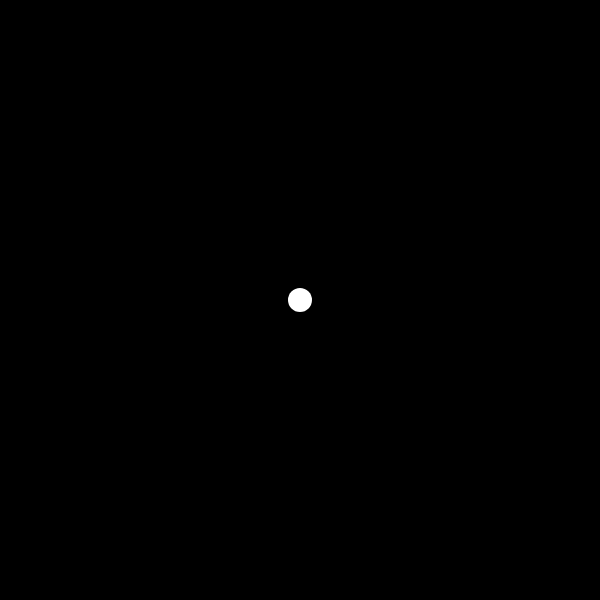
Frame 1 (no input)
Frame 60 (no input): identical to frame 1, image omitted
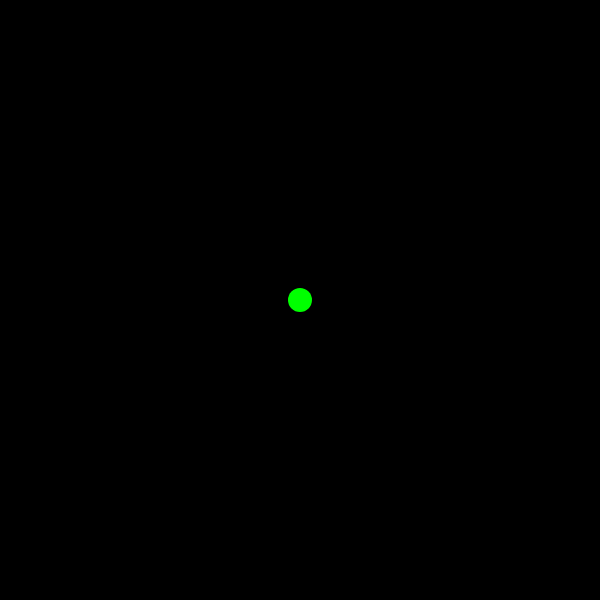
Frame 120 (the mouse pressed at the canvas centre since frame 60)

The p5.js sketch that drew these frames (run headless with seeded random() and noise() and a simulated clock; from frame 60 on, the mouse is pressed at the canvas centre):

// p5.js sketch
// ── sketch.js
// Drag — example approach

// globals
let px, py;
let dragging = false;
let trail = [];
let color_circle = '#ffffff'; // signal color — use only when justified
let color_signal_circle = '#00ff00'; // signal color — use only when justified
let size_circle = 24;

// setup
function setup() {

  // init canvas
  createCanvas(600, 600);
  px = width / 2;
  py = height / 2;

}

// draw
function draw() {

  // backgound color
  background(0);

  // draw trail
  noFill();
  stroke(255);
  strokeWeight(1);
  beginShape();
  for (let p of trail){
    vertex(p.x, p.y);
  }
  endShape();

  // anchor point
  noStroke();
  if(dragging){
    fill(color_signal_circle);
  }else{
    fill(color_circle);
  }
  ellipse(px, py, size_circle, size_circle);
}

// interaction
function mousePressed() {
  if (dist(mouseX, mouseY, px, py) < size_circle / 2) {
    dragging = true;
    trail = [];
  }
}

function mouseDragged() {
  if (dragging) {
    px = mouseX;
    py = mouseY;
    trail.push({ x: px, y: py });
  }
}

function mouseReleased() {
  dragging = false;
}
